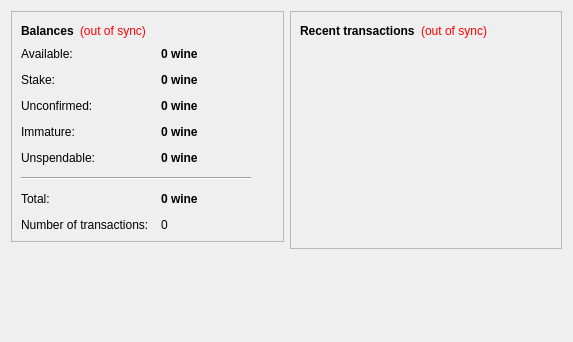
<?xml version="1.0" encoding="UTF-8"?>
<ui version="4.0">
 <class>OverviewPage</class>
 <widget class="QWidget" name="OverviewPage">
  <property name="geometry">
   <rect>
    <x>0</x>
    <y>0</y>
    <width>573</width>
    <height>342</height>
   </rect>
  </property>
  <property name="windowTitle">
   <string>Form</string>
  </property>
  <layout class="QHBoxLayout" name="horizontalLayout" stretch="1,1">
   <item>
    <layout class="QVBoxLayout" name="verticalLayout_2">
     <item>
      <widget class="QFrame" name="frame">
       <property name="frameShape">
        <enum>QFrame::StyledPanel</enum>
       </property>
       <property name="frameShadow">
        <enum>QFrame::Raised</enum>
       </property>
       <layout class="QVBoxLayout" name="verticalLayout_4">
        <item>
         <layout class="QHBoxLayout" name="horizontalLayout_4">
          <item>
           <widget class="QLabel" name="label_5">
            <property name="font">
             <font>
              <weight>75</weight>
              <bold>true</bold>
             </font>
            </property>
            <property name="text">
             <string>Balances</string>
            </property>
           </widget>
          </item>
          <item>
           <widget class="QLabel" name="labelWalletStatus">
            <property name="toolTip">
             <string>The displayed information may be out of date. Your wallet automatically synchronizes with the WineCoin network after a connection is established, but this process has not completed yet.</string>
            </property>
            <property name="styleSheet">
             <string notr="true">QLabel { color: red; }</string>
            </property>
            <property name="text">
             <string notr="true">(out of sync)</string>
            </property>
            <property name="alignment">
             <set>Qt::AlignLeading|Qt::AlignLeft|Qt::AlignVCenter</set>
            </property>
           </widget>
          </item>
          <item>
           <spacer name="horizontalSpacer_2">
            <property name="orientation">
             <enum>Qt::Horizontal</enum>
            </property>
            <property name="sizeHint" stdset="0">
             <size>
              <width>40</width>
              <height>20</height>
             </size>
            </property>
           </spacer>
          </item>
         </layout>
        </item>
        <item>
         <layout class="QFormLayout" name="formLayout_2">
          <property name="fieldGrowthPolicy">
           <enum>QFormLayout::AllNonFixedFieldsGrow</enum>
          </property>
          <property name="horizontalSpacing">
           <number>12</number>
          </property>
          <property name="verticalSpacing">
           <number>12</number>
          </property>
          <item row="0" column="0">
           <widget class="QLabel" name="labelAvailableText">
            <property name="toolTip">
             <string>Your current available balance</string>
            </property>
            <property name="text">
             <string>Available:</string>
            </property>
           </widget>
          </item>
          <item row="0" column="1">
           <widget class="QLabel" name="labelAvailable">
            <property name="font">
             <font>
              <weight>75</weight>
              <bold>true</bold>
             </font>
            </property>
            <property name="cursor">
             <cursorShape>IBeamCursor</cursorShape>
            </property>
            <property name="toolTip">
             <string>Your current available balance</string>
            </property>
            <property name="text">
             <string notr="true">0 wine</string>
            </property>
            <property name="alignment">
             <set>Qt::AlignLeading|Qt::AlignLeft|Qt::AlignVCenter</set>
            </property>
            <property name="textInteractionFlags">
             <set>Qt::LinksAccessibleByMouse|Qt::TextSelectableByKeyboard|Qt::TextSelectableByMouse</set>
            </property>
           </widget>
          </item>
          <item row="1" column="0">
           <widget class="QLabel" name="label_6">
            <property name="toolTip">
             <string>Total of coins that was staked, and do not yet count toward the current balance</string>
            </property>
            <property name="text">
             <string>Stake:</string>
            </property>
           </widget>
          </item>
          <item row="1" column="1">
           <widget class="QLabel" name="labelStake">
            <property name="font">
             <font>
              <weight>75</weight>
              <bold>true</bold>
             </font>
            </property>
            <property name="cursor">
             <cursorShape>IBeamCursor</cursorShape>
            </property>
            <property name="toolTip">
             <string>Total of coins that was staked, and do not yet count toward the current balance</string>
            </property>
            <property name="text">
             <string notr="true">0 wine</string>
            </property>
            <property name="alignment">
             <set>Qt::AlignLeading|Qt::AlignLeft|Qt::AlignVCenter</set>
            </property>
            <property name="textInteractionFlags">
             <set>Qt::LinksAccessibleByMouse|Qt::TextSelectableByKeyboard|Qt::TextSelectableByMouse</set>
            </property>
           </widget>
          </item>
          <item row="2" column="0">
           <widget class="QLabel" name="label_3">
            <property name="toolTip">
             <string>Total of transactions that have yet to be confirmed, and do not yet count toward the current balance</string>
            </property>
            <property name="text">
             <string>Unconfirmed:</string>
            </property>
           </widget>
          </item>
          <item row="2" column="1">
           <widget class="QLabel" name="labelUnconfirmed">
            <property name="font">
             <font>
              <weight>75</weight>
              <bold>true</bold>
             </font>
            </property>
            <property name="cursor">
             <cursorShape>IBeamCursor</cursorShape>
            </property>
            <property name="toolTip">
             <string>Total of transactions that have yet to be confirmed, and do not yet count toward the current balance</string>
            </property>
            <property name="text">
             <string notr="true">0 wine</string>
            </property>
            <property name="alignment">
             <set>Qt::AlignLeading|Qt::AlignLeft|Qt::AlignVCenter</set>
            </property>
            <property name="textInteractionFlags">
             <set>Qt::LinksAccessibleByMouse|Qt::TextSelectableByKeyboard|Qt::TextSelectableByMouse</set>
            </property>
           </widget>
          </item>
          <item row="3" column="0">
           <widget class="QLabel" name="labelImmatureText">
            <property name="toolTip">
             <string>Mined balance that has not yet matured</string>
            </property>
            <property name="text">
             <string>Immature:</string>
            </property>
           </widget>
          </item>
          <item row="3" column="1">
           <widget class="QLabel" name="labelImmature">
            <property name="font">
             <font>
              <weight>75</weight>
              <bold>true</bold>
             </font>
            </property>
            <property name="toolTip">
             <string>Mined balance that has not yet matured</string>
            </property>
            <property name="text">
             <string notr="true">0 wine</string>
            </property>
            <property name="alignment">
             <set>Qt::AlignLeading|Qt::AlignLeft|Qt::AlignVCenter</set>
            </property>
            <property name="textInteractionFlags">
             <set>Qt::LinksAccessibleByMouse|Qt::TextSelectableByKeyboard|Qt::TextSelectableByMouse</set>
            </property>
           </widget>
          </item>
          <item row="4" column="0">
           <widget class="QLabel" name="labelBalanceWatchOnlyText">
            <property name="toolTip">
             <string>Your unspendable balance</string>
            </property>
            <property name="text">
             <string>Unspendable:</string>
            </property>
           </widget>
          </item>
          <item row="4" column="1">
           <widget class="QLabel" name="labelBalanceWatchOnly">
            <property name="font">
             <font>
              <weight>75</weight>
              <bold>true</bold>
             </font>
            </property>
            <property name="cursor">
             <cursorShape>IBeamCursor</cursorShape>
            </property>
            <property name="toolTip">
             <string>Your unspendable balance</string>
            </property>
            <property name="text">
             <string notr="true">0 wine</string>
            </property>
            <property name="alignment">
             <set>Qt::AlignLeading|Qt::AlignLeft|Qt::AlignVCenter</set>
            </property>
            <property name="textInteractionFlags">
             <set>Qt::LinksAccessibleByMouse|Qt::TextSelectableByKeyboard|Qt::TextSelectableByMouse</set>
            </property>
           </widget>
          </item>
          <item row="5" column="0" colspan="2">
           <widget class="Line" name="line">
            <property name="maximumSize">
             <size>
              <width>230</width>
              <height>16777215</height>
             </size>
            </property>
            <property name="orientation">
             <enum>Qt::Horizontal</enum>
            </property>
           </widget>
          </item>
          <item row="6" column="0">
           <widget class="QLabel" name="labelTotalText">
            <property name="toolTip">
             <string>Your current total balance</string>
            </property>
            <property name="text">
             <string>Total:</string>
            </property>
           </widget>
          </item>
          <item row="6" column="1">
           <widget class="QLabel" name="labelTotal">
            <property name="font">
             <font>
              <weight>75</weight>
              <bold>true</bold>
             </font>
            </property>
            <property name="toolTip">
             <string>Your current total balance</string>
            </property>
            <property name="text">
             <string notr="true">0 wine</string>
            </property>
            <property name="alignment">
             <set>Qt::AlignLeading|Qt::AlignLeft|Qt::AlignVCenter</set>
            </property>
            <property name="textInteractionFlags">
             <set>Qt::LinksAccessibleByMouse|Qt::TextSelectableByKeyboard|Qt::TextSelectableByMouse</set>
            </property>
           </widget>
          </item>
          <item row="7" column="0">
           <widget class="QLabel" name="label_2">
            <property name="toolTip">
             <string>Total number of transactions in wallet</string>
            </property>
            <property name="text">
             <string>Number of transactions:</string>
            </property>
           </widget>
          </item>
          <item row="7" column="1">
           <widget class="QLabel" name="labelNumTransactions">
            <property name="toolTip">
             <string>Total number of transactions in wallet</string>
            </property>
            <property name="text">
             <string notr="true">0</string>
            </property>
           </widget>
          </item>
         </layout>
        </item>
       </layout>
      </widget>
     </item>
     <item>
      <spacer name="verticalSpacer">
       <property name="orientation">
        <enum>Qt::Vertical</enum>
       </property>
       <property name="sizeHint" stdset="0">
        <size>
         <width>20</width>
         <height>40</height>
        </size>
       </property>
      </spacer>
     </item>
    </layout>
   </item>
   <item>
    <layout class="QVBoxLayout" name="verticalLayout_3">
     <item>
      <widget class="QFrame" name="frame_2">
       <property name="frameShape">
        <enum>QFrame::StyledPanel</enum>
       </property>
       <property name="frameShadow">
        <enum>QFrame::Raised</enum>
       </property>
       <layout class="QVBoxLayout" name="verticalLayout">
        <item>
         <layout class="QHBoxLayout" name="horizontalLayout_2">
          <item>
           <widget class="QLabel" name="label_4">
            <property name="text">
             <string>&lt;b&gt;Recent transactions&lt;/b&gt;</string>
            </property>
           </widget>
          </item>
          <item>
           <widget class="QLabel" name="labelTransactionsStatus">
            <property name="toolTip">
             <string>The displayed information may be out of date. Your wallet automatically synchronizes with the WineCoin network after a connection is established, but this process has not completed yet.</string>
            </property>
            <property name="styleSheet">
             <string notr="true">QLabel { color: red; }</string>
            </property>
            <property name="text">
             <string notr="true">(out of sync)</string>
            </property>
            <property name="alignment">
             <set>Qt::AlignRight|Qt::AlignTrailing|Qt::AlignVCenter</set>
            </property>
           </widget>
          </item>
          <item>
           <spacer name="horizontalSpacer">
            <property name="orientation">
             <enum>Qt::Horizontal</enum>
            </property>
            <property name="sizeHint" stdset="0">
             <size>
              <width>40</width>
              <height>20</height>
             </size>
            </property>
           </spacer>
          </item>
         </layout>
        </item>
        <item>
         <widget class="QListView" name="listTransactions">
          <property name="styleSheet">
           <string notr="true">QListView { background: transparent; }</string>
          </property>
          <property name="frameShape">
           <enum>QFrame::NoFrame</enum>
          </property>
          <property name="verticalScrollBarPolicy">
           <enum>Qt::ScrollBarAlwaysOff</enum>
          </property>
          <property name="horizontalScrollBarPolicy">
           <enum>Qt::ScrollBarAlwaysOff</enum>
          </property>
          <property name="selectionMode">
           <enum>QAbstractItemView::NoSelection</enum>
          </property>
         </widget>
        </item>
       </layout>
      </widget>
     </item>
     <item>
      <spacer name="verticalSpacer_2">
       <property name="orientation">
        <enum>Qt::Vertical</enum>
       </property>
       <property name="sizeHint" stdset="0">
        <size>
         <width>20</width>
         <height>40</height>
        </size>
       </property>
      </spacer>
     </item>
    </layout>
   </item>
  </layout>
 </widget>
 <resources/>
 <connections/>
</ui>
